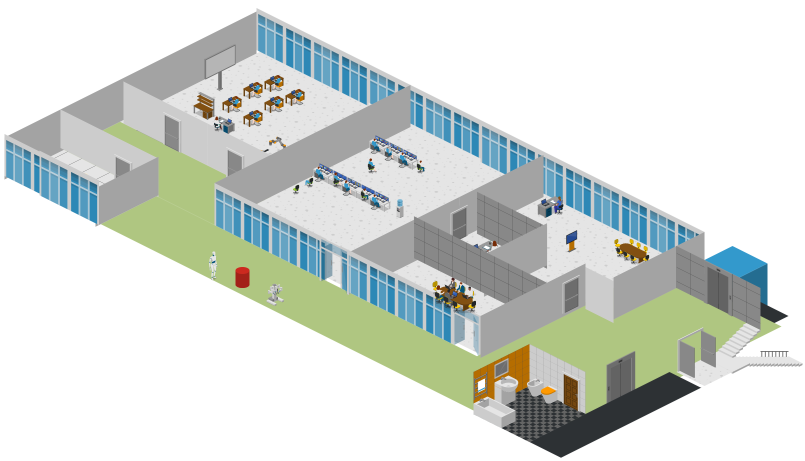
#> input picture keti_3f.png, 1610 x 922 px (shown at 1/2 size)
$ python alpha_blending.py
#> lines starting #> are read from the running program, lines starting #| are printed output that depends on the picture
import cv2
import numpy as np

path1 = "keti_3f.png"
path2 = "alpha.png"

img1 = cv2.imread(path1)
#> img1 is the input picture: shape (922, 1610, 3); mean B, G, R 213.4, 218.3, 212.3
img1 = cv2.cvtColor(img1,cv2.COLOR_BGR2BGRA)
#> img1: shape (922, 1610, 4)
img2 = cv2.imread(path2,cv2.IMREAD_UNCHANGED)
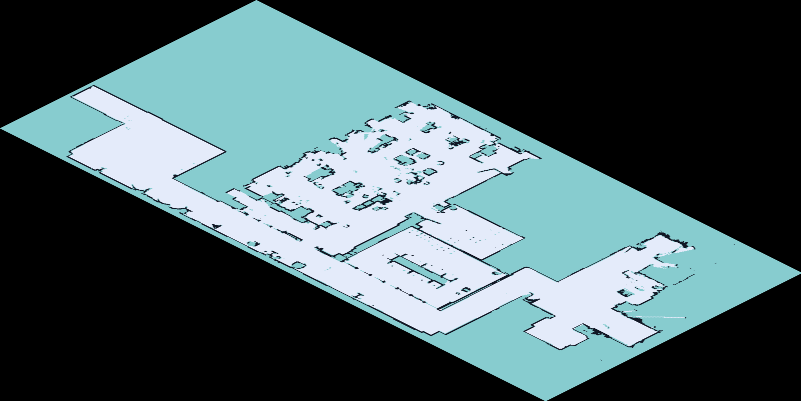
#> input picture alpha.png, 801 x 401 px
#> img2 is the input picture: shape (401, 801, 4); mean B, G, R, A 94.7, 91.2, 72.5, 83.2

alpha = 0.3
beta = 0.7

h,w,c = img1.shape
#> h = 922; w = 1610; c = 4

img2 = cv2.resize(img2,(w,h))
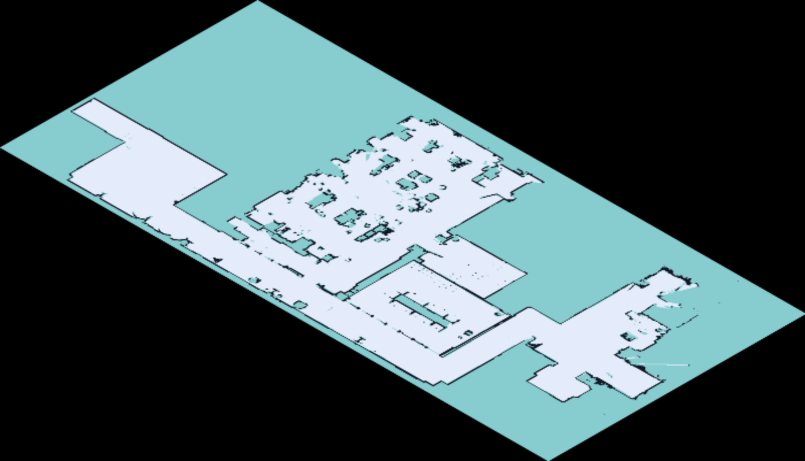
#> img2: shape (922, 1610, 4) (shown at 1/2 size); mean B, G, R, A 94.7, 91.2, 72.4, 83.2

print(img1.shape)
#| (922, 1610, 4)
print(img2.shape)
#| (922, 1610, 4)

img3 = (img1 * alpha + img2 * beta).astype(np.uint8)
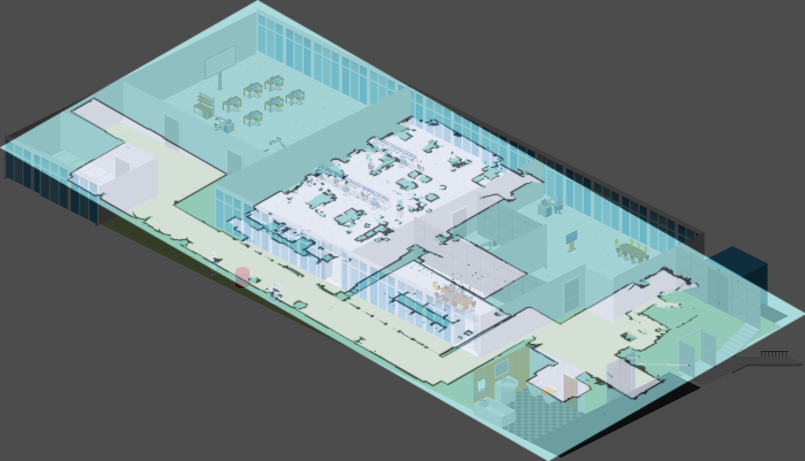
#> img3: shape (922, 1610, 4) (shown at 1/2 size); mean B, G, R, A 129.8, 128.8, 114, 134.3

cv2.imshow("blended",img3)
cv2.waitKey(0)
